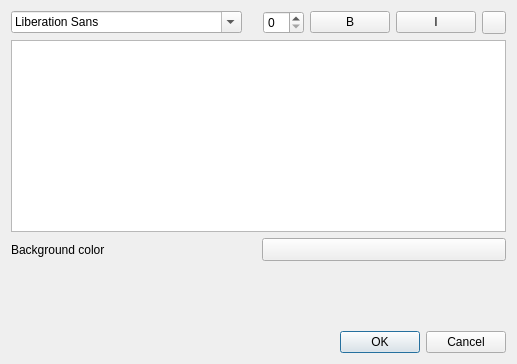
<?xml version="1.0" encoding="UTF-8"?>
<ui version="4.0">
 <class>QgsTextAnnotationDialogBase</class>
 <widget class="QDialog" name="QgsTextAnnotationDialogBase">
  <property name="geometry">
   <rect>
    <x>0</x>
    <y>0</y>
    <width>517</width>
    <height>364</height>
   </rect>
  </property>
  <property name="windowTitle">
   <string>Annotation text</string>
  </property>
  <layout class="QGridLayout" name="gridLayout">
   <item row="0" column="0">
    <layout class="QHBoxLayout" name="horizontalLayout">
     <item>
      <widget class="QFontComboBox" name="mFontComboBox"/>
     </item>
     <item>
      <spacer name="horizontalSpacer">
       <property name="orientation">
        <enum>Qt::Horizontal</enum>
       </property>
       <property name="sizeHint" stdset="0">
        <size>
         <width>38</width>
         <height>20</height>
        </size>
       </property>
      </spacer>
     </item>
     <item>
      <widget class="QSpinBox" name="mFontSizeSpinBox"/>
     </item>
     <item>
      <widget class="QPushButton" name="mBoldPushButton">
       <property name="text">
        <string>B</string>
       </property>
       <property name="checkable">
        <bool>true</bool>
       </property>
      </widget>
     </item>
     <item>
      <widget class="QPushButton" name="mItalicsPushButton">
       <property name="text">
        <string>I</string>
       </property>
       <property name="checkable">
        <bool>true</bool>
       </property>
      </widget>
     </item>
     <item>
      <widget class="QgsColorButton" name="mFontColorButton">
       <property name="sizePolicy">
        <sizepolicy hsizetype="Preferred" vsizetype="Preferred">
         <horstretch>0</horstretch>
         <verstretch>0</verstretch>
        </sizepolicy>
       </property>
       <property name="text">
        <string/>
       </property>
      </widget>
     </item>
    </layout>
   </item>
   <item row="1" column="0">
    <widget class="QTextEdit" name="mTextEdit"/>
   </item>
   <item row="2" column="0">
    <layout class="QHBoxLayout" name="horizontalLayout_2">
     <item>
      <widget class="QLabel" name="mBackgroundColorLabel">
       <property name="text">
        <string>Background color</string>
       </property>
       <property name="buddy">
        <cstring>mBackgroundColorButton</cstring>
       </property>
      </widget>
     </item>
     <item>
      <widget class="QgsColorButton" name="mBackgroundColorButton">
       <property name="sizePolicy">
        <sizepolicy hsizetype="Preferred" vsizetype="Fixed">
         <horstretch>0</horstretch>
         <verstretch>0</verstretch>
        </sizepolicy>
       </property>
       <property name="text">
        <string/>
       </property>
      </widget>
     </item>
    </layout>
   </item>
   <item row="3" column="0">
    <widget class="QStackedWidget" name="mStackedWidget">
     <property name="currentIndex">
      <number>0</number>
     </property>
     <widget class="QWidget" name="page"/>
     <widget class="QWidget" name="page_2"/>
    </widget>
   </item>
   <item row="4" column="0">
    <widget class="QDialogButtonBox" name="mButtonBox">
     <property name="orientation">
      <enum>Qt::Horizontal</enum>
     </property>
     <property name="standardButtons">
      <set>QDialogButtonBox::Cancel|QDialogButtonBox::Ok</set>
     </property>
    </widget>
   </item>
  </layout>
 </widget>
 <customwidgets>
  <customwidget>
   <class>QgsColorButton</class>
   <extends>QToolButton</extends>
   <header>qgscolorbutton.h</header>
  </customwidget>
 </customwidgets>
 <tabstops>
  <tabstop>mFontComboBox</tabstop>
  <tabstop>mFontSizeSpinBox</tabstop>
  <tabstop>mBoldPushButton</tabstop>
  <tabstop>mItalicsPushButton</tabstop>
  <tabstop>mFontColorButton</tabstop>
  <tabstop>mTextEdit</tabstop>
  <tabstop>mBackgroundColorButton</tabstop>
  <tabstop>mButtonBox</tabstop>
 </tabstops>
 <resources/>
 <connections>
  <connection>
   <sender>mButtonBox</sender>
   <signal>accepted()</signal>
   <receiver>QgsTextAnnotationDialogBase</receiver>
   <slot>accept()</slot>
   <hints>
    <hint type="sourcelabel">
     <x>248</x>
     <y>254</y>
    </hint>
    <hint type="destinationlabel">
     <x>157</x>
     <y>274</y>
    </hint>
   </hints>
  </connection>
  <connection>
   <sender>mButtonBox</sender>
   <signal>rejected()</signal>
   <receiver>QgsTextAnnotationDialogBase</receiver>
   <slot>reject()</slot>
   <hints>
    <hint type="sourcelabel">
     <x>316</x>
     <y>260</y>
    </hint>
    <hint type="destinationlabel">
     <x>286</x>
     <y>274</y>
    </hint>
   </hints>
  </connection>
 </connections>
</ui>
